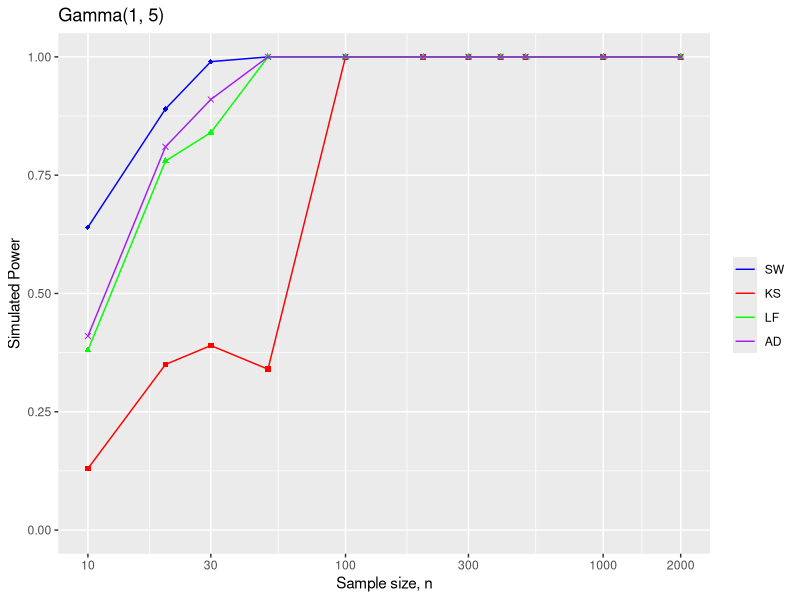

Recreate this plot in R.
library(nortest)
library(ggplot2)
library(purrr)


#TESTS' STATISTICS

#Kolmogorov_Smirnov test statistic
ks <- function(x, x_mean = 0, x_sd = 1){
  return(ks.test(x, 'pnorm', mean = x_mean, sd = x_sd)$statistic)
}

#Shapiro-Wilk test statistic
sw <- function(x){
  return(shapiro.test(x)$statistic)
}

#Lilliefors test statistic
lillie <- function(x){
  return(lillie.test(x)$statistic)
}

#Anderson-Darling test statistic
ad <- function(x){
  stat <- ad.test(x)$statistic
  n <- length(x)
  return(stat*(1 + 0.75*n + 2.25*n^2))
}


#Finds power (p) of test (test_fun), according to sample size and confidence level
test_power <- function(test_fun, alpha, sample, param1, param2, N = 50, M = 100){
  test_name <- as.character(substitute(test_fun))
  p <- c()
  n <- c(10, 20, 30, 50, 100, 200, 300, 400, 500, 1000, 2000)
  crits <- c()
  for(i in 1:length(n)){
    #Tests' statistics vector - T
    X <- replicate(N, rnorm(n[i], mean = 0, sd = 1))
    dim(X) <- c(n[i], N)
    T <- apply(X, 2, test_fun)
    #Finding critical value for each sample length 
    if(test_name == 'sw'){
      crit <- quantile(sort(T), alpha)
    }
    else{
      crit <- quantile(sort(T), 1 - alpha)
    }
    crits <- append(crits, crit)
    #Finding test's statistic for tested distribution - D
    if(missing(param2)){
      Y <- replicate(M, sample(n[i], param1))
    }
    else{
      Y <- replicate(M, sample(n[i], param1, param2))
    }
    dim(Y) <- c(n[i], M)
    if(test_name == 'ks'){
      mean_i <- apply(Y, 2, mean)
      x_mean <- mean(mean_i)
      sd_i <- apply(Y, 2, sd)
      x_sd <- mean(sd_i)
      D <- apply(Y, 2, test_fun, x_mean, x_sd)
    }
    else{
      D <- apply(Y, 2, test_fun)
    }
    #Check if D is in critical values set (Monte Carlo simulation)
    #Calculate power - p
    if(test_name == 'sw'){
      d <- length(which(D < crits[i]))
    }
    else{
      d <- length(which(D > crits[i]))
    }
    p <- append(p, d/M)
  }
  return(p)
}


plot_powers <- function(alpha, sample, param1, param2){
  dist_name <- deparse(substitute(sample))
  left <- toupper(substr(dist_name, start = 2, stop = 2))
  right <- substr(dist_name, start = 3, nchar(dist_name))
  dist_name <- paste(left, right, sep = '')
  arg1_name <- deparse(substitute(param1))
  arg2_name <- deparse(substitute(param2))
  n <- c(10, 20, 30, 50, 100, 200, 300, 400, 500, 1000, 2000)
  if(missing(param2)){
    p_sw <- test_power(sw, alpha, sample, param1)
    p_ks <- test_power(ks, alpha, sample, param1)
    p_lillie <- test_power(lillie, alpha, sample, param1)
    p_ad <- test_power(ad, alpha, sample, param1)
  }
  else{
    p_sw <- test_power(sw, alpha, sample, param1, param2)
    p_ks <- test_power(ks, alpha, sample, param1, param2)
    p_lillie <- test_power(lillie, alpha, sample, param1, param2)
    p_ad <- test_power(ad, alpha, sample, param1, param2)
  }
  
  df <- data.frame(n, p_sw, p_ks, p_lillie, p_ad)
  
  fig <- ggplot(df, aes(x = n)) + 
    geom_line(aes(y = p_sw, color = 'SW')) +
    geom_point(y = p_sw, shape = 18, color = 'blue') +
    geom_line(aes(y = p_ks, color = 'KS')) +
    geom_point(y = p_ks, shape = 15, color = 'red') +
    geom_line(aes(y = p_lillie, color = 'LF')) +
    geom_point(y = p_lillie, shape = 17, color = 'green') +
    geom_line(aes(y = p_ad, color = 'AD')) +
    geom_point(y = p_ad, shape = 4, color = 'purple') +
    scale_x_continuous(breaks = c(10, 30, 100, 300, 1000, 2000),
                       trans = 'log2') +
    scale_y_continuous(limits = c(0, 1)) +
    scale_color_manual('', 
      breaks = c('SW',
                 'KS',
                 'LF',
                 'AD'),
      values = c('blue', 'red', 'green', 'purple')) +
    xlab(' ')
    # theme_classic()
  
    if(missing(param2)){
      fig + labs(title = paste(dist_name, '(', arg1_name, ')', sep = ''),
           x = 'Sample size, n', y = 'Simulated Power')
    }
    else{
      fig + labs(title = paste(dist_name, '(', arg1_name, ', ', arg2_name, ')', sep = ''),
                 x = 'Sample size, n', y = 'Simulated Power')
    }

}
plot_powers(0.05, rgamma, 1, 5)
